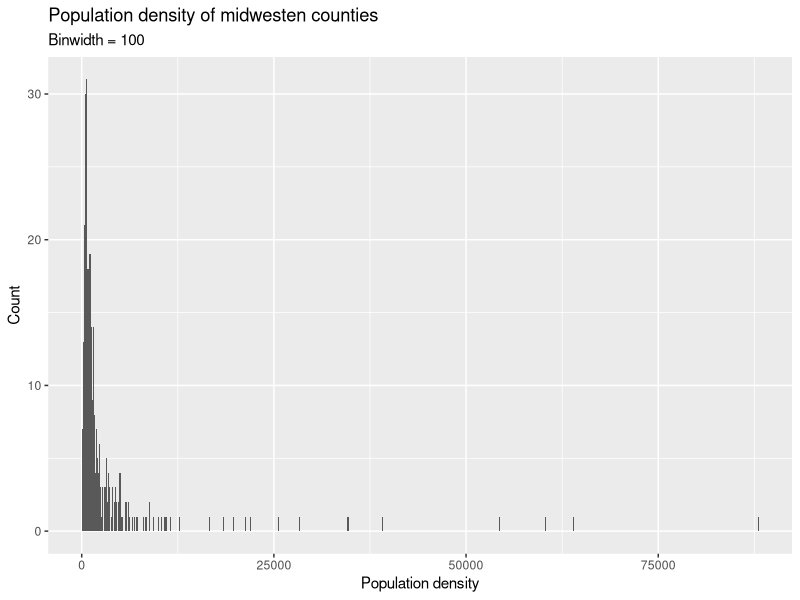
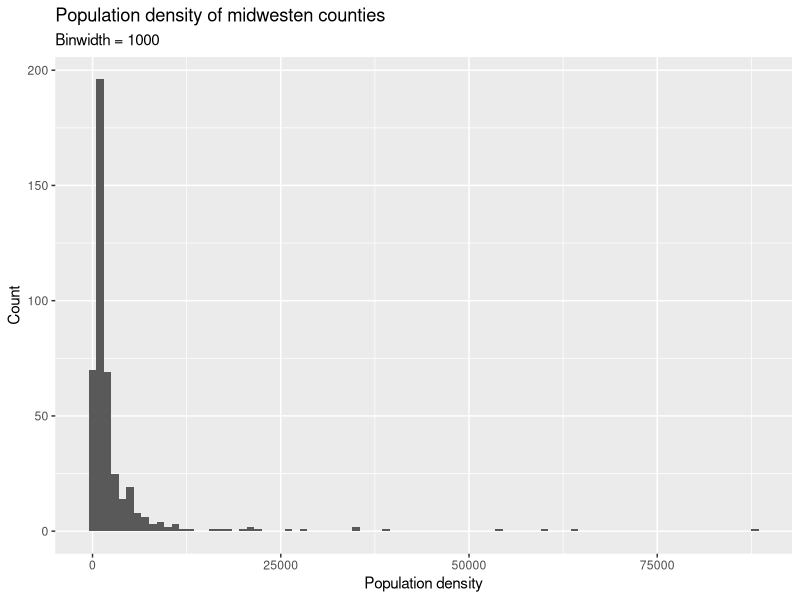
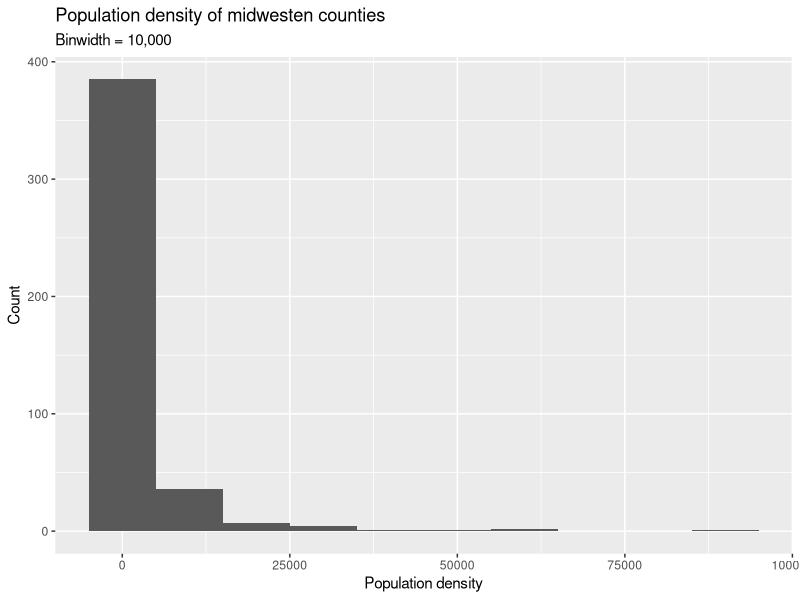
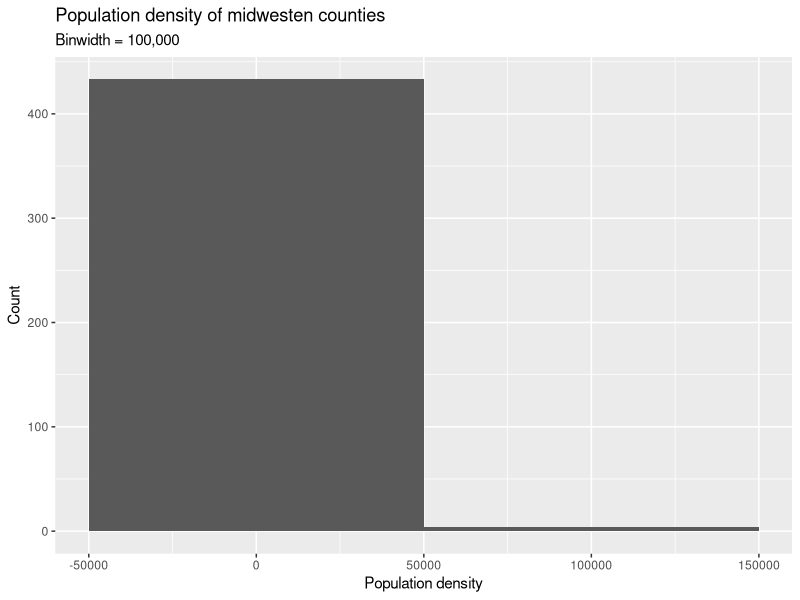
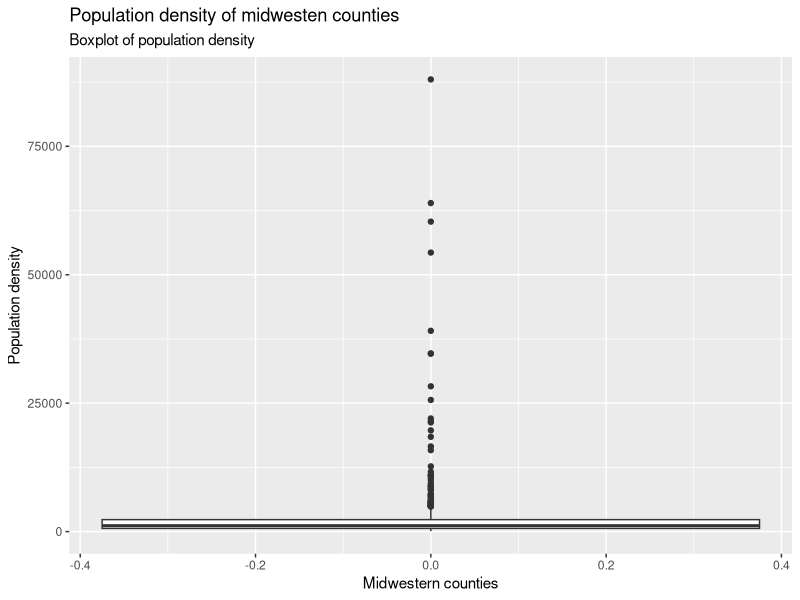
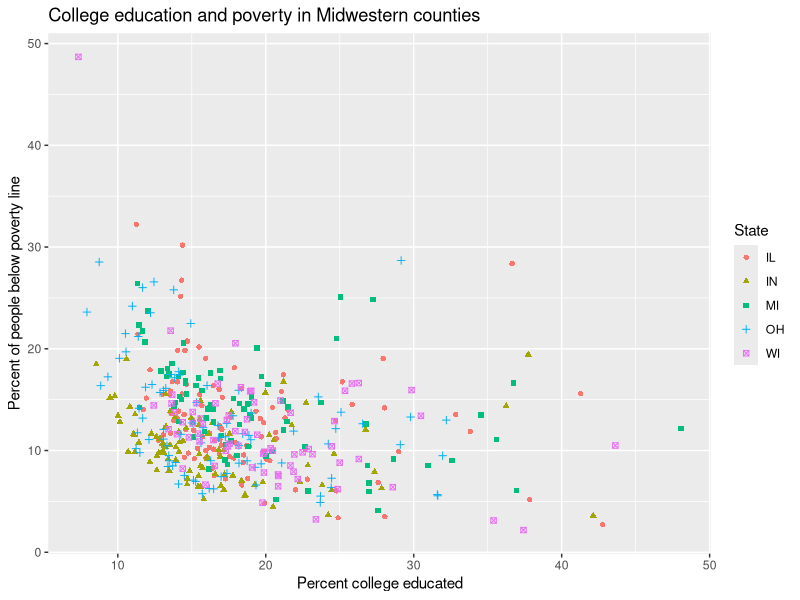
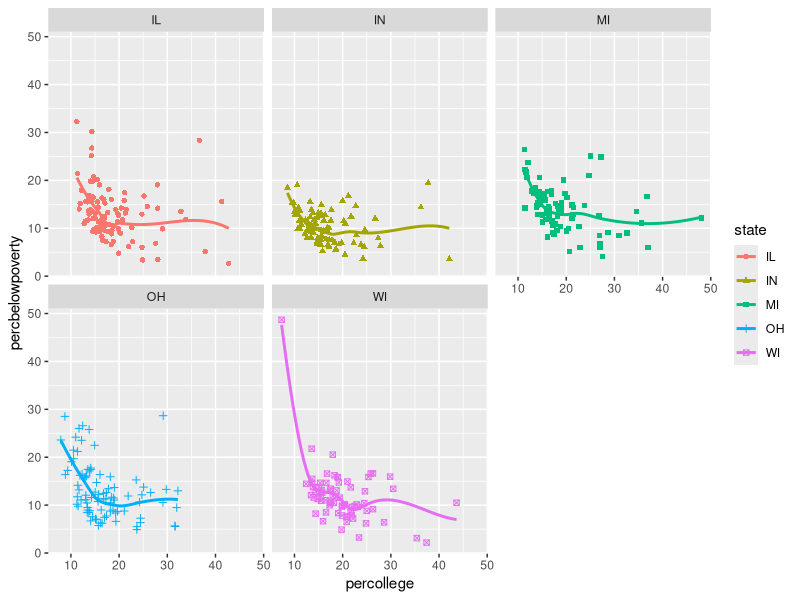
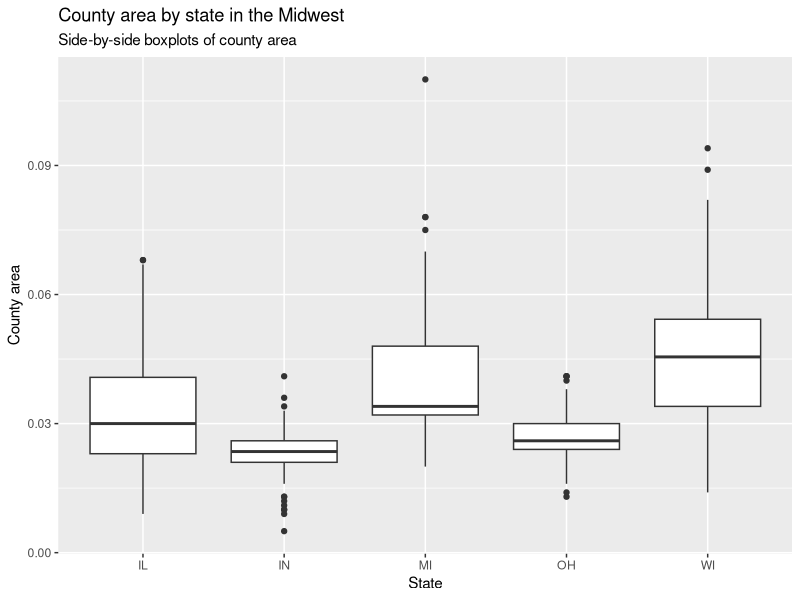

These figures' R source, in order:
## ---- chunk 1
library(tidyverse)
## ---- chunk 2
ggplot(midwest, aes(x = popdensity)) +
  geom_histogram(binwidth = 100) +
  labs(
    x = "Population density",
    y = "Count",
    title = "Population density of midwesten counties",
    subtitle = "Binwidth = 100"
  )
## ---- chunk 3
ggplot(midwest, aes(x = popdensity)) +
  geom_histogram(binwidth = 1000) +
  labs(
    x = "Population density",
    y = "Count",
    title = "Population density of midwesten counties",
    subtitle = "Binwidth = 1000"
  )
## ---- chunk 4
ggplot(midwest, aes(x = popdensity)) +
  geom_histogram(binwidth = 10000) +
  labs(
    x = "Population density",
    y = "Count",
    title = "Population density of midwesten counties",
    subtitle = "Binwidth = 10,000"
  )
## ---- chunk 5
ggplot(midwest, aes(x = popdensity)) +
  geom_histogram(binwidth = 100000) +
  labs(
    x = "Population density",
    y = "Count",
    title = "Population density of midwesten counties",
    subtitle = "Binwidth = 100,000"
  )
## ---- chunk 6
ggplot(midwest, aes(y = popdensity)) +
  geom_boxplot() +
  labs(
    x = "Midwestern counties",
    y = "Population density",
    title = "Population density of midwesten counties",
    subtitle = "Boxplot of population density"
  )
## ---- chunk 7
view(midwest)
## ---- chunk 8
ggplot(midwest, aes(x = percollege , y = percbelowpoverty, 
                    color = state, shape = state)) +
  geom_point() +
  labs(
    x = "Percent college educated",
    y = "Percent of people below poverty line",
    color = "State",
    shape = "State",
    title = "College education and poverty in Midwestern counties",
  )
## ---- chunk 9
view(midwest)
## ---- chunk 10
ggplot(midwest, aes(x = percollege , y = percbelowpoverty, 
                    color = state, shape = state)) +
  geom_point() +
  geom_smooth(se = FALSE) +
  facet_wrap( ~ state)
  labs(
    x = "Percent college educated",
    y = "Percent of people below poverty line",
    shape = "State",
    color = "State",
    title = "College education and poverty in Midwestern counties"
  )
## ---- chunk 11
ggplot(midwest, aes(x = state, y = area)) +
  geom_boxplot() +
  labs(
    x = "State",
    y = "County area",
    title = "County area by state in the Midwest",
    subtitle = "Side-by-side boxplots of county area"
  )
## ---- chunk 12
view(midwest)
